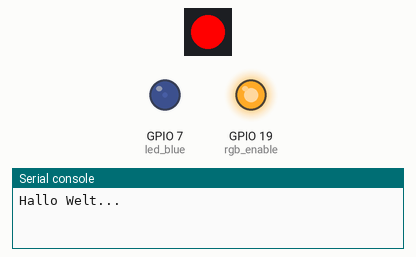
A program run on a simulated ESP32 board running MicroPython. On the bench: 1 RGB LEDs in strip order, left to right, output pins drawn as LEDs (lit = HIGH), the last lines printed to the serial console. Threads take turns every 2 ms.

Above: at 0.15 s.
At 4.37 s:
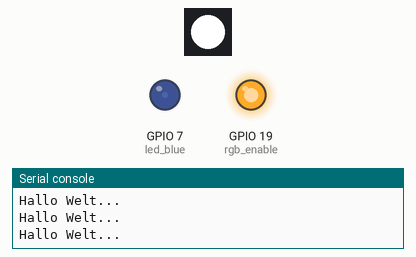
At 8.89 s:
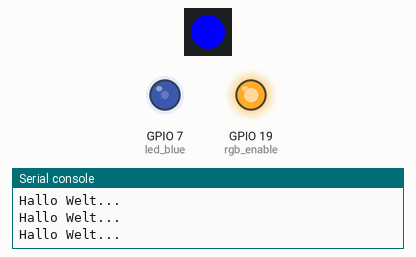
At 19.75 s:
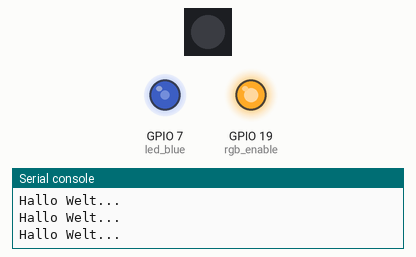
At 28.49 s:
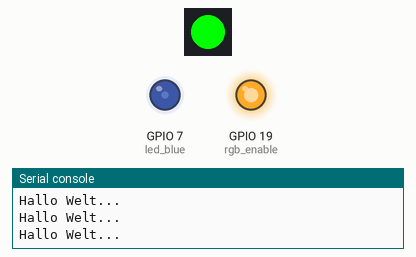
At 39.65 s:
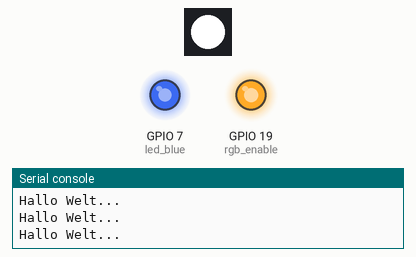
Timing chart, 0 to 40.0 s (numbered marks = the images above):
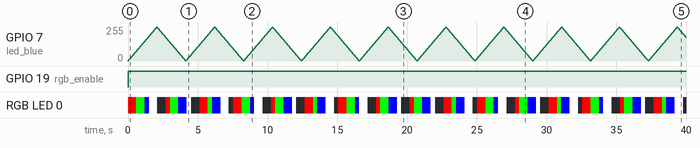

The program:

M5NanoC6_thread.py
```python
# An example of how to use _thread with 3 tasks.
# - https://docs.m5stack.com/en/core/M5NanoC6

#--------------------------------------------------
import time
import machine
import neopixel
import _thread

#--------------------------------------------------
def Task_2():
    led_blue = machine.PWM(machine.Pin(7))

    led_blue.duty(0)

    while True:
        # 0..100%
        for tg in range(0, 1024, 1):
            led_blue.duty(tg)
            time.sleep(0.002)

        # 100..0%
        for tg in range(1023, -1, -1):
            led_blue.duty(tg)
            time.sleep(0.002)

#--------------------------------------------------
def Task_3():
    rgb_enable = machine.Pin(19, machine.Pin.OUT)
    rgb_enable.on();

    rgb = neopixel.NeoPixel(machine.Pin(20), 1)

    while True:
        # R=100% G=0%, B=0%
        rgb[0] = (255, 0, 0)
        rgb.write()
        time.sleep(0.500)

        # R=0% G=100%, B=0%
        rgb[0] = (0, 255, 0)
        rgb.write()
        time.sleep(0.500)

        # R=0% G=0%, B=100%
        rgb[0] = (0, 0, 255)
        rgb.write()
        time.sleep(0.500)

        # R=100% G=100%, B=100%
        rgb[0] = (255, 255, 255)
        rgb.write()
        time.sleep(0.500)

        # R=0% G=0%, B=0%
        rgb[0] = (0, 0, 0)
        rgb.write()
        time.sleep(0.500)

#--------------------------------------------------
# setup
_thread.start_new_thread(Task_2, ())
_thread.start_new_thread(Task_3, ())

#--------------------------------------------------
# loop
while True:
  print("Hallo Welt...")
  time.sleep(1)
```

Measured:
- by itself, GPIO 19 (rgb_enable): LOW → HIGH at 0.00 s
- by itself, RGB LED 0: off → RGB(255, 0, 0) at 0.00 s, → RGB(0, 255, 0) 0.60 s later, → RGB(0, 0, 255) 0.60 s later, → RGB(255, 255, 255) 0.30 s later, … (80 changes in this stretch)
